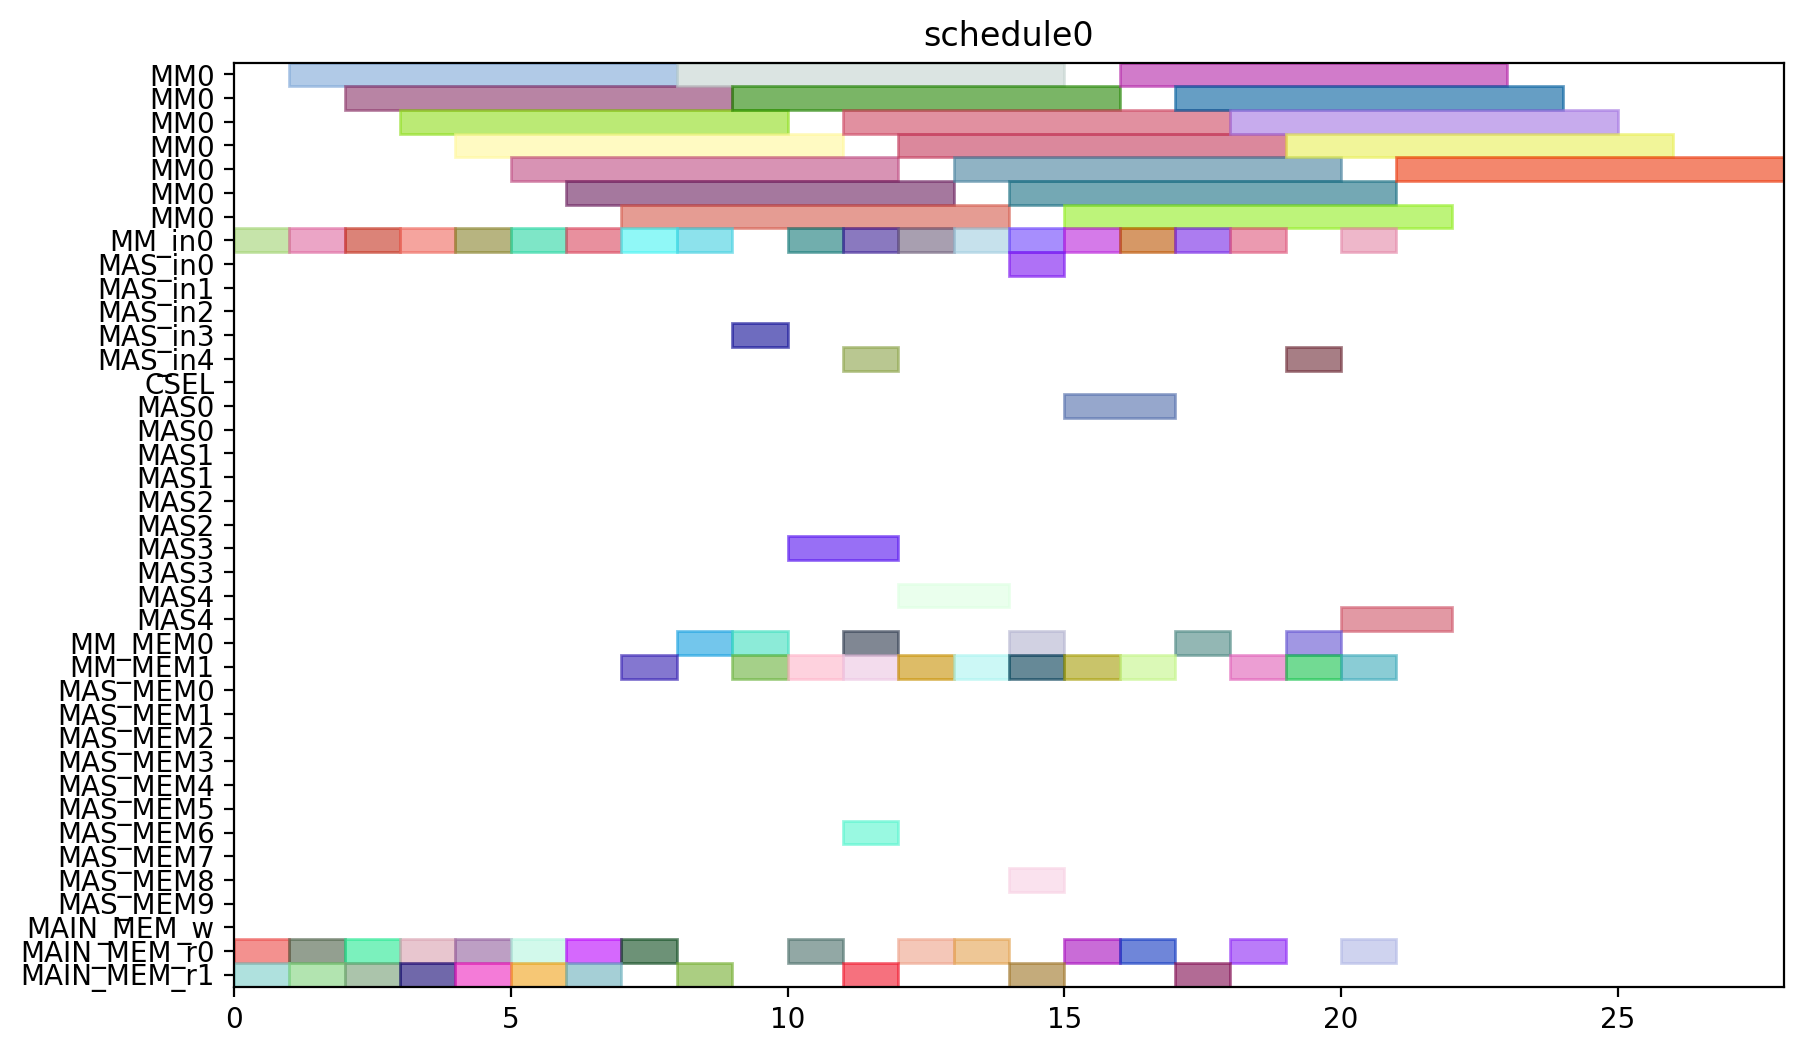

This chart was generated by the following Python code:
from pyschedule import Scenario, solvers, plotters, alt


def solve():
	horizon = 120
	S = Scenario("schedule0", horizon=horizon)

	# resource
	MM = S.Resources('MM', num=1, size=7)
	MM_in = S.Resources('MM_in', num=1)
	MAS_in = S.Resources('MAS_in', num=5)
	CSEL = S.Resource('CSEL')
	MAS = S.Resources('MAS', num=5, size=2, periods=range(1, horizon))
	MM_MEM = S.Resources('MM_MEM', num=2)
	MAS_MEM = S.Resources('MAS_MEM', num=10)
	MAIN_MEM_w = S.Resource('MAIN_MEM_w', size=1)
	MAIN_MEM_r = S.Resources('MAIN_MEM_r', num=2)

	# result of previous scheduling

	# new tasks
	Z_exp2 = S.Task('Z_exp2', length=7, delay_cost=1)
	Z_exp2 += alt(MM)
	Z_exp2_in = S.Task('Z_exp2_in', length=1, delay_cost=1)
	Z_exp2_in += alt(MM_in)
	S += Z_exp2_in*MM_in[0]<=Z_exp2*MM[0]
	Z_exp2_mem0 = S.Task('Z_exp2_mem0', length=1, delay_cost=1)
	Z_exp2_mem0 += MAIN_MEM_r[0]
	S += Z_exp2_mem0 <= Z_exp2

	Z_exp2_mem1 = S.Task('Z_exp2_mem1', length=1, delay_cost=1)
	Z_exp2_mem1 += MAIN_MEM_r[1]
	S += Z_exp2_mem1 <= Z_exp2

	NX0 = S.Task('NX0', length=7, delay_cost=1)
	NX0 += alt(MM)
	NX0_in = S.Task('NX0_in', length=1, delay_cost=1)
	NX0_in += alt(MM_in)
	S += NX0_in*MM_in[0]<=NX0*MM[0]
	NX0_mem0 = S.Task('NX0_mem0', length=1, delay_cost=1)
	NX0_mem0 += MAIN_MEM_r[0]
	S += NX0_mem0 <= NX0

	NX0_mem1 = S.Task('NX0_mem1', length=1, delay_cost=1)
	NX0_mem1 += MAIN_MEM_r[1]
	S += NX0_mem1 <= NX0

	k0_10_Z1 = S.Task('k0_10_Z1', length=7, delay_cost=1)
	k0_10_Z1 += alt(MM)
	k0_10_Z1_in = S.Task('k0_10_Z1_in', length=1, delay_cost=1)
	k0_10_Z1_in += alt(MM_in)
	S += k0_10_Z1_in*MM_in[0]<=k0_10_Z1*MM[0]
	k0_10_Z1_mem0 = S.Task('k0_10_Z1_mem0', length=1, delay_cost=1)
	k0_10_Z1_mem0 += MAIN_MEM_r[0]
	S += k0_10_Z1_mem0 <= k0_10_Z1

	k0_10_Z1_mem1 = S.Task('k0_10_Z1_mem1', length=1, delay_cost=1)
	k0_10_Z1_mem1 += MAIN_MEM_r[1]
	S += k0_10_Z1_mem1 <= k0_10_Z1

	DX0 = S.Task('DX0', length=7, delay_cost=1)
	DX0 += alt(MM)
	DX0_in = S.Task('DX0_in', length=1, delay_cost=1)
	DX0_in += alt(MM_in)
	S += DX0_in*MM_in[0]<=DX0*MM[0]
	DX0_mem0 = S.Task('DX0_mem0', length=1, delay_cost=1)
	DX0_mem0 += MAIN_MEM_r[0]
	S += DX0_mem0 <= DX0

	DX0_mem1 = S.Task('DX0_mem1', length=1, delay_cost=1)
	DX0_mem1 += MAIN_MEM_r[1]
	S += DX0_mem1 <= DX0

	NY0 = S.Task('NY0', length=7, delay_cost=1)
	NY0 += alt(MM)
	NY0_in = S.Task('NY0_in', length=1, delay_cost=1)
	NY0_in += alt(MM_in)
	S += NY0_in*MM_in[0]<=NY0*MM[0]
	NY0_mem0 = S.Task('NY0_mem0', length=1, delay_cost=1)
	NY0_mem0 += MAIN_MEM_r[0]
	S += NY0_mem0 <= NY0

	NY0_mem1 = S.Task('NY0_mem1', length=1, delay_cost=1)
	NY0_mem1 += MAIN_MEM_r[1]
	S += NY0_mem1 <= NY0

	k2_14_Z1 = S.Task('k2_14_Z1', length=7, delay_cost=1)
	k2_14_Z1 += alt(MM)
	k2_14_Z1_in = S.Task('k2_14_Z1_in', length=1, delay_cost=1)
	k2_14_Z1_in += alt(MM_in)
	S += k2_14_Z1_in*MM_in[0]<=k2_14_Z1*MM[0]
	k2_14_Z1_mem0 = S.Task('k2_14_Z1_mem0', length=1, delay_cost=1)
	k2_14_Z1_mem0 += MAIN_MEM_r[0]
	S += k2_14_Z1_mem0 <= k2_14_Z1

	k2_14_Z1_mem1 = S.Task('k2_14_Z1_mem1', length=1, delay_cost=1)
	k2_14_Z1_mem1 += MAIN_MEM_r[1]
	S += k2_14_Z1_mem1 <= k2_14_Z1

	DY0 = S.Task('DY0', length=7, delay_cost=1)
	DY0 += alt(MM)
	DY0_in = S.Task('DY0_in', length=1, delay_cost=1)
	DY0_in += alt(MM_in)
	S += DY0_in*MM_in[0]<=DY0*MM[0]
	DY0_mem0 = S.Task('DY0_mem0', length=1, delay_cost=1)
	DY0_mem0 += MAIN_MEM_r[0]
	S += DY0_mem0 <= DY0

	DY0_mem1 = S.Task('DY0_mem1', length=1, delay_cost=1)
	DY0_mem1 += MAIN_MEM_r[1]
	S += DY0_mem1 <= DY0

	Z_exp3 = S.Task('Z_exp3', length=7, delay_cost=1)
	Z_exp3 += alt(MM)
	Z_exp3_in = S.Task('Z_exp3_in', length=1, delay_cost=1)
	Z_exp3_in += alt(MM_in)
	S += Z_exp3_in*MM_in[0]<=Z_exp3*MM[0]
	Z_exp3_mem0 = S.Task('Z_exp3_mem0', length=1, delay_cost=1)
	Z_exp3_mem0 += alt(MM_MEM)
	S += (Z_exp2*MM[0])-1 < Z_exp3_mem0*MM_MEM[0]
	S += Z_exp3_mem0 <= Z_exp3

	Z_exp3_mem1 = S.Task('Z_exp3_mem1', length=1, delay_cost=1)
	Z_exp3_mem1 += MAIN_MEM_r[1]
	S += Z_exp3_mem1 <= Z_exp3

	NX1_ = S.Task('NX1_', length=2, delay_cost=1)
	NX1_ += alt(MAS)
	NX1__in = S.Task('NX1__in', length=1, delay_cost=1)
	NX1__in += alt(MAS_in)
	S += NX1__in*MAS_in[0]<=NX1_*MAS[0]

	S += NX1__in*MAS_in[1]<=NX1_*MAS[1]

	S += NX1__in*MAS_in[2]<=NX1_*MAS[2]

	S += NX1__in*MAS_in[3]<=NX1_*MAS[3]

	S += NX1__in*MAS_in[4]<=NX1_*MAS[4]

	NX1__mem0 = S.Task('NX1__mem0', length=1, delay_cost=1)
	NX1__mem0 += alt(MM_MEM)
	S += (NX0*MM[0])-1 < NX1__mem0*MM_MEM[0]
	S += NX1__mem0 <= NX1_

	NX1__mem1 = S.Task('NX1__mem1', length=1, delay_cost=1)
	NX1__mem1 += alt(MM_MEM)
	S += (k0_10_Z1*MM[0])-1 < NX1__mem1*MM_MEM[1]
	S += NX1__mem1 <= NX1_

	k0_9_Z2 = S.Task('k0_9_Z2', length=7, delay_cost=1)
	k0_9_Z2 += alt(MM)
	k0_9_Z2_in = S.Task('k0_9_Z2_in', length=1, delay_cost=1)
	k0_9_Z2_in += alt(MM_in)
	S += k0_9_Z2_in*MM_in[0]<=k0_9_Z2*MM[0]
	k0_9_Z2_mem0 = S.Task('k0_9_Z2_mem0', length=1, delay_cost=1)
	k0_9_Z2_mem0 += MAIN_MEM_r[0]
	S += k0_9_Z2_mem0 <= k0_9_Z2

	k0_9_Z2_mem1 = S.Task('k0_9_Z2_mem1', length=1, delay_cost=1)
	k0_9_Z2_mem1 += alt(MM_MEM)
	S += (Z_exp2*MM[0])-1 < k0_9_Z2_mem1*MM_MEM[1]
	S += k0_9_Z2_mem1 <= k0_9_Z2

	k1_9_Z2 = S.Task('k1_9_Z2', length=7, delay_cost=1)
	k1_9_Z2 += alt(MM)
	k1_9_Z2_in = S.Task('k1_9_Z2_in', length=1, delay_cost=1)
	k1_9_Z2_in += alt(MM_in)
	S += k1_9_Z2_in*MM_in[0]<=k1_9_Z2*MM[0]
	k1_9_Z2_mem0 = S.Task('k1_9_Z2_mem0', length=1, delay_cost=1)
	k1_9_Z2_mem0 += MAIN_MEM_r[0]
	S += k1_9_Z2_mem0 <= k1_9_Z2

	k1_9_Z2_mem1 = S.Task('k1_9_Z2_mem1', length=1, delay_cost=1)
	k1_9_Z2_mem1 += alt(MM_MEM)
	S += (Z_exp2*MM[0])-1 < k1_9_Z2_mem1*MM_MEM[1]
	S += k1_9_Z2_mem1 <= k1_9_Z2

	NY1_ = S.Task('NY1_', length=2, delay_cost=1)
	NY1_ += alt(MAS)
	NY1__in = S.Task('NY1__in', length=1, delay_cost=1)
	NY1__in += alt(MAS_in)
	S += NY1__in*MAS_in[0]<=NY1_*MAS[0]

	S += NY1__in*MAS_in[1]<=NY1_*MAS[1]

	S += NY1__in*MAS_in[2]<=NY1_*MAS[2]

	S += NY1__in*MAS_in[3]<=NY1_*MAS[3]

	S += NY1__in*MAS_in[4]<=NY1_*MAS[4]

	NY1__mem0 = S.Task('NY1__mem0', length=1, delay_cost=1)
	NY1__mem0 += alt(MM_MEM)
	S += (NY0*MM[0])-1 < NY1__mem0*MM_MEM[0]
	S += NY1__mem0 <= NY1_

	NY1__mem1 = S.Task('NY1__mem1', length=1, delay_cost=1)
	NY1__mem1 += alt(MM_MEM)
	S += (k2_14_Z1*MM[0])-1 < NY1__mem1*MM_MEM[1]
	S += NY1__mem1 <= NY1_

	k2_13_Z2 = S.Task('k2_13_Z2', length=7, delay_cost=1)
	k2_13_Z2 += alt(MM)
	k2_13_Z2_in = S.Task('k2_13_Z2_in', length=1, delay_cost=1)
	k2_13_Z2_in += alt(MM_in)
	S += k2_13_Z2_in*MM_in[0]<=k2_13_Z2*MM[0]
	k2_13_Z2_mem0 = S.Task('k2_13_Z2_mem0', length=1, delay_cost=1)
	k2_13_Z2_mem0 += MAIN_MEM_r[0]
	S += k2_13_Z2_mem0 <= k2_13_Z2

	k2_13_Z2_mem1 = S.Task('k2_13_Z2_mem1', length=1, delay_cost=1)
	k2_13_Z2_mem1 += alt(MM_MEM)
	S += (Z_exp2*MM[0])-1 < k2_13_Z2_mem1*MM_MEM[1]
	S += k2_13_Z2_mem1 <= k2_13_Z2

	k3_14_Z2 = S.Task('k3_14_Z2', length=7, delay_cost=1)
	k3_14_Z2 += alt(MM)
	k3_14_Z2_in = S.Task('k3_14_Z2_in', length=1, delay_cost=1)
	k3_14_Z2_in += alt(MM_in)
	S += k3_14_Z2_in*MM_in[0]<=k3_14_Z2*MM[0]
	k3_14_Z2_mem0 = S.Task('k3_14_Z2_mem0', length=1, delay_cost=1)
	k3_14_Z2_mem0 += MAIN_MEM_r[0]
	S += k3_14_Z2_mem0 <= k3_14_Z2

	k3_14_Z2_mem1 = S.Task('k3_14_Z2_mem1', length=1, delay_cost=1)
	k3_14_Z2_mem1 += alt(MM_MEM)
	S += (Z_exp2*MM[0])-1 < k3_14_Z2_mem1*MM_MEM[1]
	S += k3_14_Z2_mem1 <= k3_14_Z2

	Z_exp4 = S.Task('Z_exp4', length=7, delay_cost=1)
	Z_exp4 += alt(MM)
	Z_exp4_in = S.Task('Z_exp4_in', length=1, delay_cost=1)
	Z_exp4_in += alt(MM_in)
	S += Z_exp4_in*MM_in[0]<=Z_exp4*MM[0]
	Z_exp4_mem0 = S.Task('Z_exp4_mem0', length=1, delay_cost=1)
	Z_exp4_mem0 += alt(MM_MEM)
	S += (Z_exp3*MM[0])-1 < Z_exp4_mem0*MM_MEM[0]
	S += Z_exp4_mem0 <= Z_exp4

	Z_exp4_mem1 = S.Task('Z_exp4_mem1', length=1, delay_cost=1)
	Z_exp4_mem1 += MAIN_MEM_r[1]
	S += Z_exp4_mem1 <= Z_exp4

	NX1 = S.Task('NX1', length=7, delay_cost=1)
	NX1 += alt(MM)
	NX1_in = S.Task('NX1_in', length=1, delay_cost=1)
	NX1_in += alt(MM_in)
	S += NX1_in*MM_in[0]<=NX1*MM[0]
	NX1_mem0 = S.Task('NX1_mem0', length=1, delay_cost=1)
	NX1_mem0 += alt(MAS_MEM)
	S += (NX1_*MAS[0])-1 < NX1_mem0*MAS_MEM[0]
	S += (NX1_*MAS[1])-1 < NX1_mem0*MAS_MEM[2]
	S += (NX1_*MAS[2])-1 < NX1_mem0*MAS_MEM[4]
	S += (NX1_*MAS[3])-1 < NX1_mem0*MAS_MEM[6]
	S += (NX1_*MAS[4])-1 < NX1_mem0*MAS_MEM[8]
	S += NX1_mem0 <= NX1

	NX1_mem1 = S.Task('NX1_mem1', length=1, delay_cost=1)
	NX1_mem1 += MAIN_MEM_r[1]
	S += NX1_mem1 <= NX1

	k0_8_Z3 = S.Task('k0_8_Z3', length=7, delay_cost=1)
	k0_8_Z3 += alt(MM)
	k0_8_Z3_in = S.Task('k0_8_Z3_in', length=1, delay_cost=1)
	k0_8_Z3_in += alt(MM_in)
	S += k0_8_Z3_in*MM_in[0]<=k0_8_Z3*MM[0]
	k0_8_Z3_mem0 = S.Task('k0_8_Z3_mem0', length=1, delay_cost=1)
	k0_8_Z3_mem0 += MAIN_MEM_r[0]
	S += k0_8_Z3_mem0 <= k0_8_Z3

	k0_8_Z3_mem1 = S.Task('k0_8_Z3_mem1', length=1, delay_cost=1)
	k0_8_Z3_mem1 += alt(MM_MEM)
	S += (Z_exp3*MM[0])-1 < k0_8_Z3_mem1*MM_MEM[1]
	S += k0_8_Z3_mem1 <= k0_8_Z3

	DX1_ = S.Task('DX1_', length=2, delay_cost=1)
	DX1_ += alt(MAS)
	DX1__in = S.Task('DX1__in', length=1, delay_cost=1)
	DX1__in += alt(MAS_in)
	S += DX1__in*MAS_in[0]<=DX1_*MAS[0]

	S += DX1__in*MAS_in[1]<=DX1_*MAS[1]

	S += DX1__in*MAS_in[2]<=DX1_*MAS[2]

	S += DX1__in*MAS_in[3]<=DX1_*MAS[3]

	S += DX1__in*MAS_in[4]<=DX1_*MAS[4]

	DX1__mem0 = S.Task('DX1__mem0', length=1, delay_cost=1)
	DX1__mem0 += alt(MM_MEM)
	S += (DX0*MM[0])-1 < DX1__mem0*MM_MEM[0]
	S += DX1__mem0 <= DX1_

	DX1__mem1 = S.Task('DX1__mem1', length=1, delay_cost=1)
	DX1__mem1 += alt(MM_MEM)
	S += (k1_9_Z2*MM[0])-1 < DX1__mem1*MM_MEM[1]
	S += DX1__mem1 <= DX1_

	k1_8_Z3 = S.Task('k1_8_Z3', length=7, delay_cost=1)
	k1_8_Z3 += alt(MM)
	k1_8_Z3_in = S.Task('k1_8_Z3_in', length=1, delay_cost=1)
	k1_8_Z3_in += alt(MM_in)
	S += k1_8_Z3_in*MM_in[0]<=k1_8_Z3*MM[0]
	k1_8_Z3_mem0 = S.Task('k1_8_Z3_mem0', length=1, delay_cost=1)
	k1_8_Z3_mem0 += MAIN_MEM_r[0]
	S += k1_8_Z3_mem0 <= k1_8_Z3

	k1_8_Z3_mem1 = S.Task('k1_8_Z3_mem1', length=1, delay_cost=1)
	k1_8_Z3_mem1 += alt(MM_MEM)
	S += (Z_exp3*MM[0])-1 < k1_8_Z3_mem1*MM_MEM[1]
	S += k1_8_Z3_mem1 <= k1_8_Z3

	NY1 = S.Task('NY1', length=7, delay_cost=1)
	NY1 += alt(MM)
	NY1_in = S.Task('NY1_in', length=1, delay_cost=1)
	NY1_in += alt(MM_in)
	S += NY1_in*MM_in[0]<=NY1*MM[0]
	NY1_mem0 = S.Task('NY1_mem0', length=1, delay_cost=1)
	NY1_mem0 += alt(MAS_MEM)
	S += (NY1_*MAS[0])-1 < NY1_mem0*MAS_MEM[0]
	S += (NY1_*MAS[1])-1 < NY1_mem0*MAS_MEM[2]
	S += (NY1_*MAS[2])-1 < NY1_mem0*MAS_MEM[4]
	S += (NY1_*MAS[3])-1 < NY1_mem0*MAS_MEM[6]
	S += (NY1_*MAS[4])-1 < NY1_mem0*MAS_MEM[8]
	S += NY1_mem0 <= NY1

	NY1_mem1 = S.Task('NY1_mem1', length=1, delay_cost=1)
	NY1_mem1 += MAIN_MEM_r[1]
	S += NY1_mem1 <= NY1

	k2_12_Z3 = S.Task('k2_12_Z3', length=7, delay_cost=1)
	k2_12_Z3 += alt(MM)
	k2_12_Z3_in = S.Task('k2_12_Z3_in', length=1, delay_cost=1)
	k2_12_Z3_in += alt(MM_in)
	S += k2_12_Z3_in*MM_in[0]<=k2_12_Z3*MM[0]
	k2_12_Z3_mem0 = S.Task('k2_12_Z3_mem0', length=1, delay_cost=1)
	k2_12_Z3_mem0 += MAIN_MEM_r[0]
	S += k2_12_Z3_mem0 <= k2_12_Z3

	k2_12_Z3_mem1 = S.Task('k2_12_Z3_mem1', length=1, delay_cost=1)
	k2_12_Z3_mem1 += alt(MM_MEM)
	S += (Z_exp3*MM[0])-1 < k2_12_Z3_mem1*MM_MEM[1]
	S += k2_12_Z3_mem1 <= k2_12_Z3

	DY1_ = S.Task('DY1_', length=2, delay_cost=1)
	DY1_ += alt(MAS)
	DY1__in = S.Task('DY1__in', length=1, delay_cost=1)
	DY1__in += alt(MAS_in)
	S += DY1__in*MAS_in[0]<=DY1_*MAS[0]

	S += DY1__in*MAS_in[1]<=DY1_*MAS[1]

	S += DY1__in*MAS_in[2]<=DY1_*MAS[2]

	S += DY1__in*MAS_in[3]<=DY1_*MAS[3]

	S += DY1__in*MAS_in[4]<=DY1_*MAS[4]

	DY1__mem0 = S.Task('DY1__mem0', length=1, delay_cost=1)
	DY1__mem0 += alt(MM_MEM)
	S += (DY0*MM[0])-1 < DY1__mem0*MM_MEM[0]
	S += DY1__mem0 <= DY1_

	DY1__mem1 = S.Task('DY1__mem1', length=1, delay_cost=1)
	DY1__mem1 += alt(MM_MEM)
	S += (k3_14_Z2*MM[0])-1 < DY1__mem1*MM_MEM[1]
	S += DY1__mem1 <= DY1_

	k3_13_Z3 = S.Task('k3_13_Z3', length=7, delay_cost=1)
	k3_13_Z3 += alt(MM)
	k3_13_Z3_in = S.Task('k3_13_Z3_in', length=1, delay_cost=1)
	k3_13_Z3_in += alt(MM_in)
	S += k3_13_Z3_in*MM_in[0]<=k3_13_Z3*MM[0]
	k3_13_Z3_mem0 = S.Task('k3_13_Z3_mem0', length=1, delay_cost=1)
	k3_13_Z3_mem0 += MAIN_MEM_r[0]
	S += k3_13_Z3_mem0 <= k3_13_Z3

	k3_13_Z3_mem1 = S.Task('k3_13_Z3_mem1', length=1, delay_cost=1)
	k3_13_Z3_mem1 += alt(MM_MEM)
	S += (Z_exp3*MM[0])-1 < k3_13_Z3_mem1*MM_MEM[1]
	S += k3_13_Z3_mem1 <= k3_13_Z3

	solvers.mip.solve(S,msg=1,kind='CPLEX',ratio_gap=1.01)

	solution = [['hoge']*len(S.solution()[1]) for i in range(len(S.solution()))]
	for i in range(len(S.solution())):
		for j in range(len(S.solution()[i])):
			solution[i][j]=str(S.solution()[i][j])
	print(solution)

	cycles = int(solution[-1][3])

	pic_file_name = "/mnt/rose/usr1/fukuda/ABE/multiRAM_multiMAS_16mux/scheduling_result/stage7MM1_stage2MAS5/ISOGENY/schedule0.png"
	if(S.solution() != []):
		plotters.matplotlib.plot(S,img_filename=pic_file_name, show_task_labels=False, fig_size=(cycles*0.25+3, 6))

	return solution
